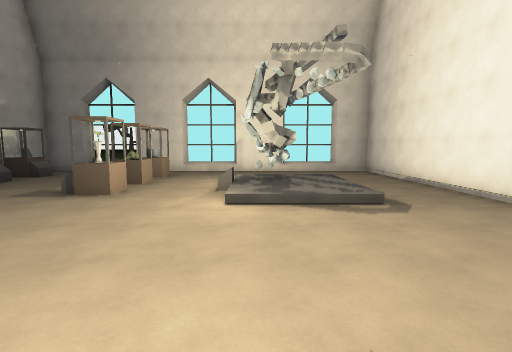
View 1 (above)

15 first-person views from a walk through a level from a Godot 3-D game. The camera is 1.5 m above the floor, tilts 6° down and sees 85° across. The floor is counted in squares, 2 m on a side. Each view is taken from the middle of a square. On the plan, view 1 faces up. The plan holds only what a view shows up to about 10 squares ahead; the rest is blank. The place goes on beyond the plan. Characters and animated objects are not drawn. Surface patterns are stand-ins for the level's own textures.

View 2
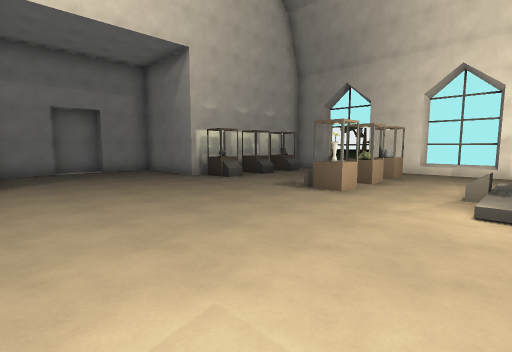

View 3
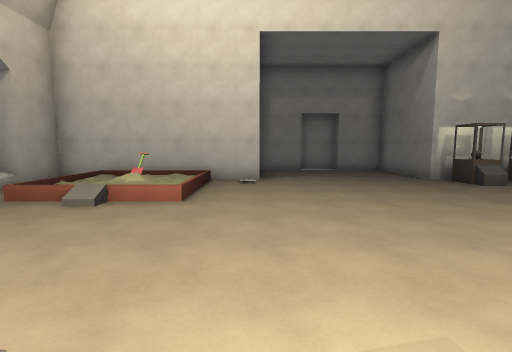

View 4
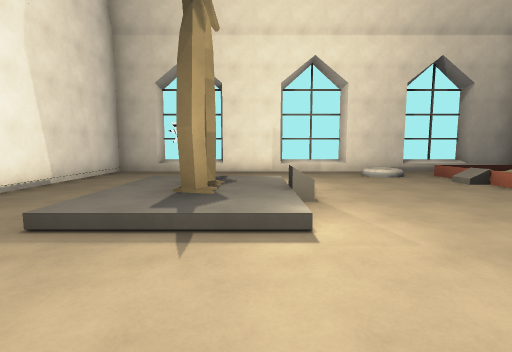

View 5
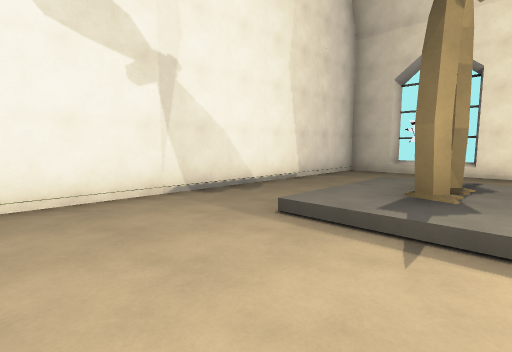

View 6
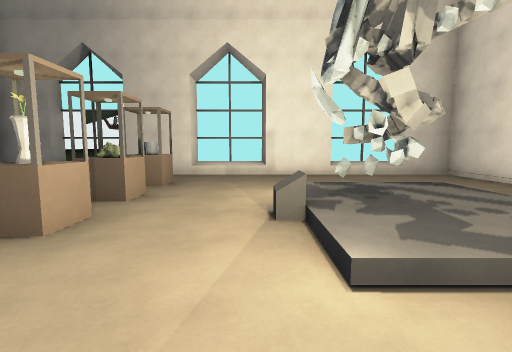

View 7
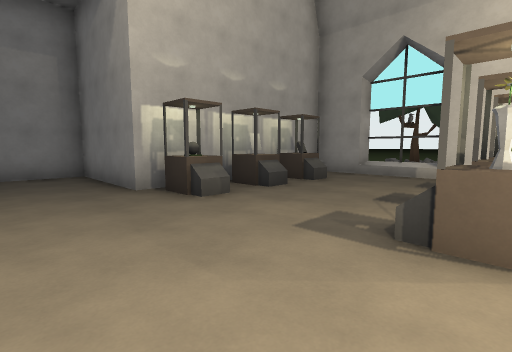

View 8
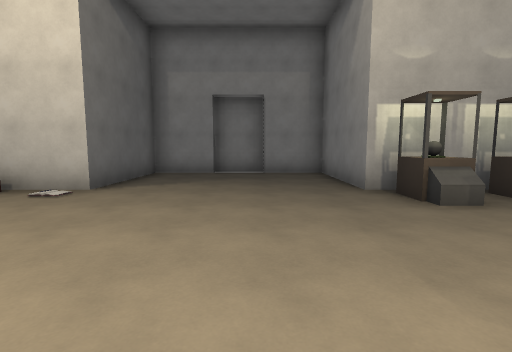

View 9
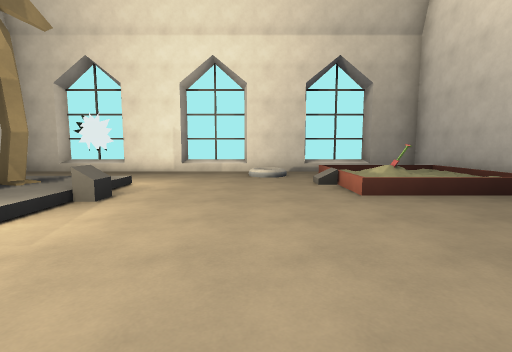

View 10
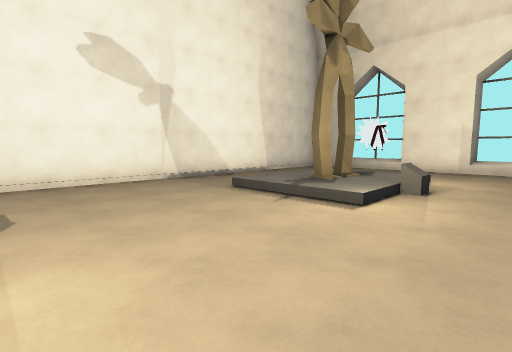

View 11
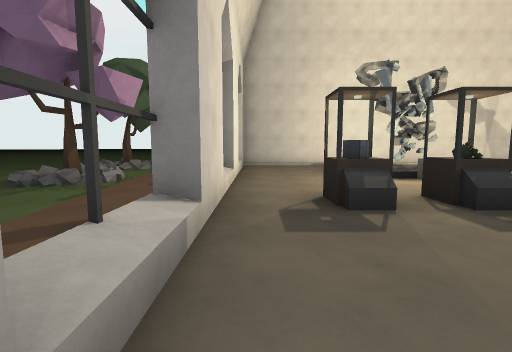

View 12
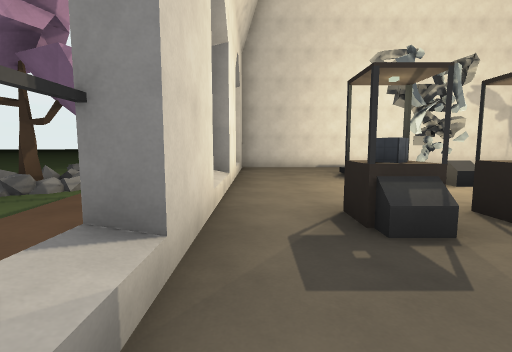

View 13
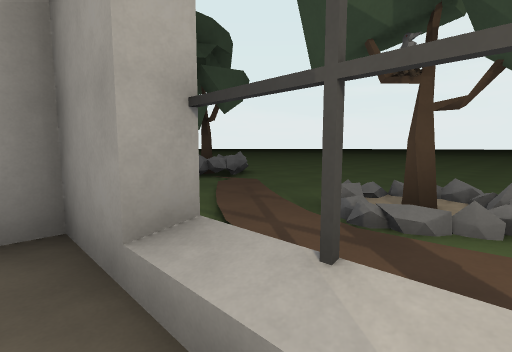

View 14
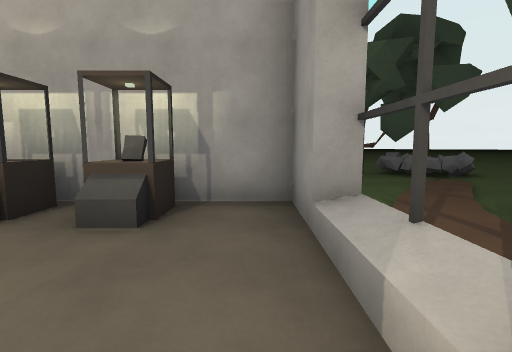

View 15
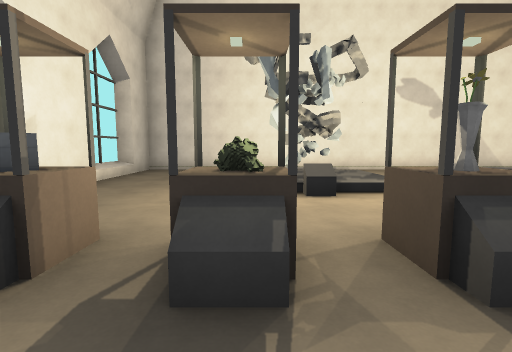

### Floor plan
Key: @ floor where view 1 was taken; # wall or solid block; . main floor; : floor 0.25 m higher than the main floor; + floor 0.5 m higher than the main floor; / step, stairs or slope; = window, fence, low wall or low ledge; ^ raised ledge; B bones; A vase; T tree; O other object.
Columns run from 12 left of view 1 to 5 right of it. Each row starts with its distance up from view 1.
 13      =T=  T=##
 12     ::=:::+
 11     :#^^#########
 10     #.........../#
  9     #B...#....../#
  8     #.........../#
  7     #^...O..::/./#
  6     #O...A..#//./#
  5  ####.......::/./#
  4 ##............../#
  3 #.............../#
  2 #.............../#
  1 ##............../#
  0  ####.......@//./#
 -1     #.......://./#
 -2     #/O/....::/./#
 -3     #///......../#
 -4     #/////....../#
 -5     #.........../#
 -6      ###########=

Positions as (right, up) in squares from view 1, and headings:
1: (0, 0), facing up
2: (0, 0), facing up-left
3: (0, 0), facing left
4: (0, 3), facing down
5: (0, 3), facing down-right
6: (-1, 3), facing up
7: (-3, 3), facing up-left
8: (-3, 3), facing left
9: (-3, 3), facing down
10: (-2, 4), facing down-right
11: (-7, 10), facing right
12: (-6, 10), facing right
13: (-5, 10), facing up-left
14: (-4, 10), facing left
15: (-5, 7), facing right
